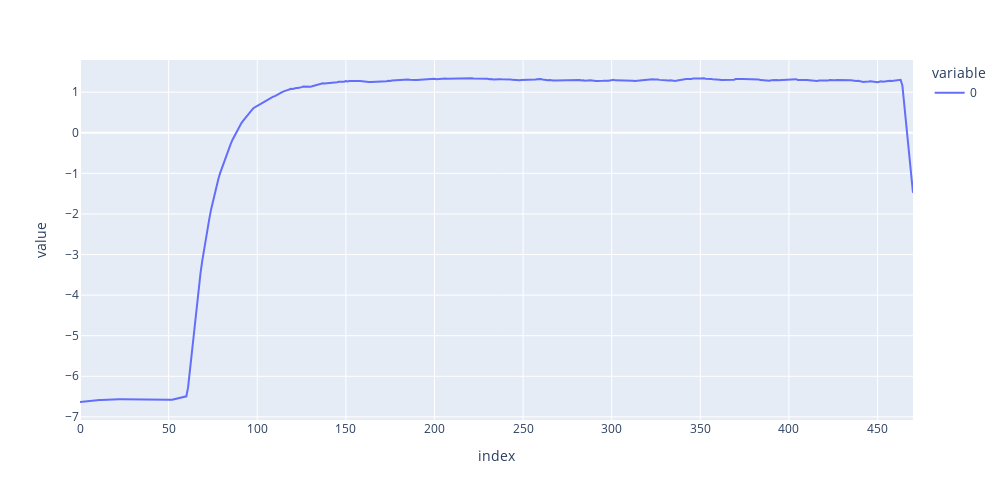

Notebook cell for this chart:
### Code cell
from pathlib import Path
import numpy as np, plotly.express as px
h = 500

ar = np.array([[float(j) for j in i.split()] for i in Path('graph').read_text().replace('\n\n', '\n').replace('\n\n', '\n').splitlines() if i])
ar = ar[:,0]

ema = 0.93
for i in range(1, len(ar)):
    ar[i] = ar[i-1] * ema + (1-ema)*ar[i]

ar = ar - ar.mean()
px.line(ar, width=1000, height=h).show()

### Figure 1 — Plotly figure (JSON) as saved in the notebook; plotly's stock layout.template omitted (floating-point values rounded to 4 significant figures; data arrays with more than 128 entries replaced by an {"elided": "..."} marker saying what was removed)
{"data": [{"hovertemplate": "variable=0<br>index=%{x}<br>value=%{y}<extra></extra>", "legendgroup": "0", "line": {"color": "#636efa", "dash": "solid"}, "marker": {"symbol": "circle"}, "mode": "lines", "name": "0", "orientation": "v", "showlegend": true, "type": "scatter", "x": {"elided": "471 int values"}, "xaxis": "x", "y": {"elided": "471 float values"}, "yaxis": "y"}], "layout": {"height": 500, "legend": {"title": {"text": "variable"}, "tracegroupgap": 0}, "margin": {"t": 60}, "width": 1000, "xaxis": {"anchor": "y", "domain": [0, 1], "title": {"text": "index"}}, "yaxis": {"anchor": "x", "domain": [0, 1], "title": {"text": "value"}}}}
